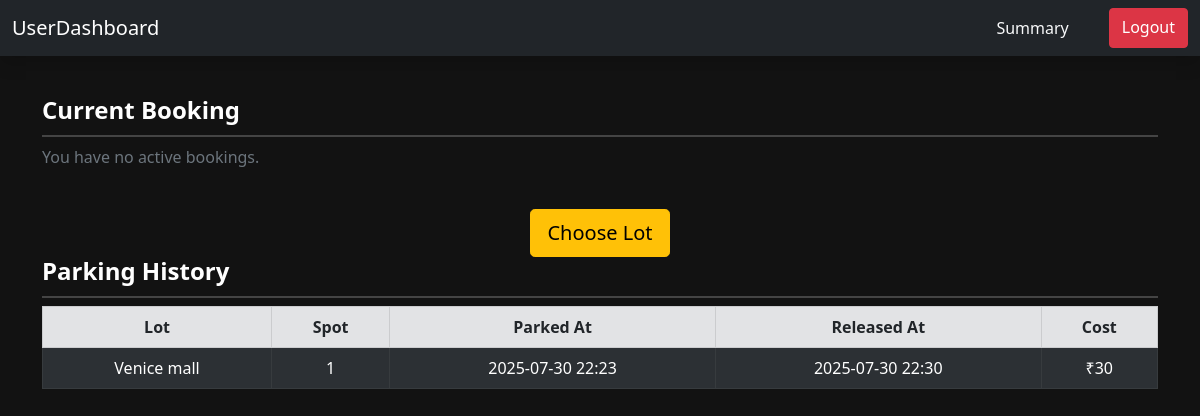
The page /user_dashboard.html/4 on the database as committed earlier.
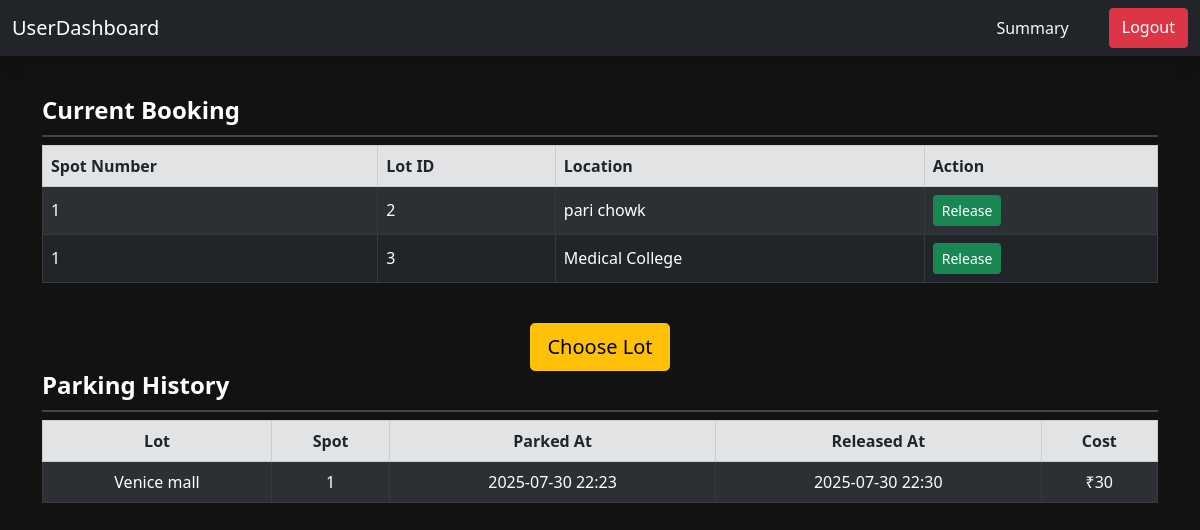
The same page on the database as committed later.
### models.py (models this page shows)
class Release(db.Model):
    id = db.Column(db.Integer, primary_key=True)
    spot_id = db.Column(db.Integer, db.ForeignKey('spot.id'), nullable=False)
    user_id = db.Column(db.Integer, db.ForeignKey('user.id'), nullable=False)
    parked_at = db.Column(db.DateTime, server_default=db.func.now())
    released_at = db.Column(db.DateTime, nullable=True)
    cost = db.Column(db.Integer, nullable=True)

class Lot(db.Model):
    id = db.Column(db.Integer, primary_key=True)
    prime_location = db.Column(db.String(), unique=True, nullable=False)
    price = db.Column(db.Integer, nullable=False)
    address = db.Column(db.String(), unique=True, nullable=False)
    pin_code = db.Column(db.Integer, nullable=False)
    maximum_spots = db.Column(db.Integer)
    spots = db.relationship('Spot', backref='lot', lazy=True)

class Spot(db.Model):
    id = db.Column(db.Integer, primary_key=True)
    lot_id = db.Column(db.Integer, db.ForeignKey('lot.id'), nullable=False)
    user_id = db.Column(db.Integer, db.ForeignKey('user.id'), nullable=True)
    spot_number = db.Column(db.Integer, nullable = False)
    status = db.Column(db.String(), default='available')
    user = db.relationship('User', backref='spots')
    releases = db.relationship('Release', backref='spot', lazy=True)

### app.py (the view)
@app.route('/user_dashboard.html/<int:user_id>', methods=['GET', 'POST'])
def user_dashboard(user_id):
    booker = User.query.get(user_id)
    current_spot = Spot.query.filter_by(user_id=user_id, status="Booked").all()
    history = Release.query.filter(Release.user_id == user_id,Release.released_at.isnot(None)).order_by(Release.released_at.desc()).all()
    return render_template('user_dashboard.html', booker=booker, current_spot=current_spot,history=history)

### templates/user_dashboard.html (shortened to what this page needs)
<!DOCTYPE html>
<html lang="en">
<head>
  <link rel="stylesheet" href="/static/user_dash.css">
  <link href="https://cdn.jsdelivr.net/npm/bootstrap@5.0.2/dist/css/bootstrap.min.css" rel="stylesheet">
</head>
<body>
<nav class="navbar navbar-expand-lg navbar-dark bg-dark shadow">
  <div class="container-fluid">
    <a class="navbar-brand" href="">UserDashboard</a>
    <div class="d-flex gap-4">
      <a class="nav-link text-light" href="{{ url_for('user_summary', user_id=booker.id) }}">Summary</a>
      <a class="btn btn-danger" href="/login">Logout</a>
    </div>
  </div>
</nav>
<div class="container">
  <h4 style="color: white;"><strong>Current Booking</strong> </h4>
  {% if current_spot %}
    <div class="scroll-box">
      <table class="table table-dark table-striped table-bordered align-middle">
        <thead class="table-secondary text-dark">
          <tr>
            <th>Spot Number</th>
            <th>Lot ID</th>
            <th>Location</th>
            <th>Action</th>
          </tr>
        </thead>
        <tbody>
          {% for spot in current_spot %}
          <tr>
            <td>{{ spot.spot_number }}</td>
            <td>{{ spot.lot_id }}</td>
            <td>{{ spot.lot.prime_location if spot.lot else 'Unknown' }}</td>
            <td>
              {% if spot.status == 'Booked' %}
                <form method="POST" action="{{ url_for('release', spot_id=spot.id, user_id=booker.id) }}">
                  <button class="btn btn-success btn-sm" type="submit">Release</button>
                </form>
              {% else %}
                <button class="btn btn-secondary btn-sm" disabled>Parked Out</button>
              {% endif %}
            </td>
          </tr>
          {% endfor %}
        </tbody>
      </table>
    </div>
  {% else %}
    <p class="text-muted">You have no active bookings.</p>
  {% endif %}
  <div class="text-center">
    <a href="{{ url_for('book', user_id=booker.id) }}" class="btn btn-warning btn-lg mt-4">Choose Lot</a>
  </div>
  <h4 style="color: white;"><strong>Parking History</strong></h4>
  {% if history %}
    <div class="scroll-box">
      <table class="table table-dark table-bordered table-striped text-center align-middle">
        <thead class="table-secondary text-dark">
          <tr>
            <th>Lot</th>
            <th>Spot</th>
            <th>Parked At</th>
            <th>Released At</th>
            <th>Cost</th>
          </tr>
        </thead>
        <tbody>
          {% for item in history %}
          <tr>
            <td>{{ item.spot.lot.prime_location if item.spot and item.spot.lot else 'Unknown Lot' }}</td>
            <td>{{ item.spot.spot_number if item.spot else 'Unknown Spot' }}</td>
            <td>{{ item.parked_at.strftime('%Y-%m-%d %H:%M') if item.parked_at else 'N/A' }}</td>
            <td>{{ item.released_at.strftime('%Y-%m-%d %H:%M') if item.released_at else 'N/A' }}</td>
            <td>₹{{ item.cost }}</td>
          </tr>
          {% endfor %}
        </tbody>
      </table>
    </div>
  {% else %}
    <p class="text-muted">No parking history yet.</p>
  {% endif %}
</div>
</body>
</html>

Rows that differ between the two databases and show on the page:
now on this page (row edited): Spot: spot_number "1", lot_id "2", lot "pari chowk"
now on this page (row edited): Spot: spot_number "1", lot_id "3", lot "Medical College"
Other text that changed with them:
text no longer shown: "You have no active bookings."
text now shown: "Spot Number Lot ID Location Action"
